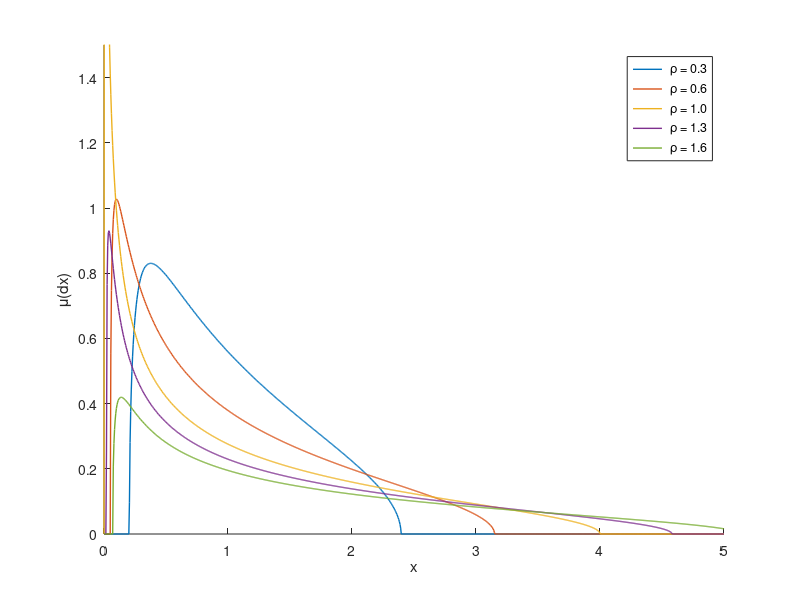
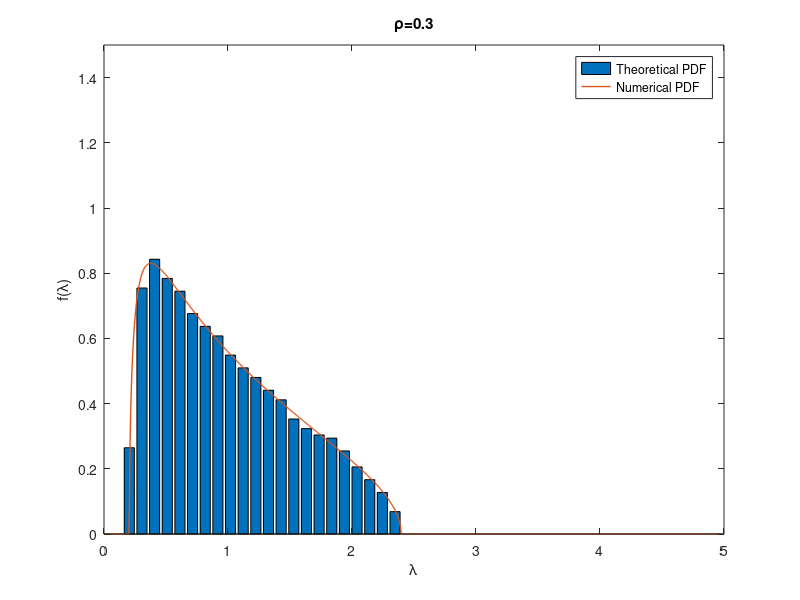

These charts were generated, in order, by the following MATLAB code:
clc, clear

ft = @(x, rho) (sqrt(max(0, x-(1 - sqrt(rho))^2).*max(0, (1 + sqrt(rho))^2-x))./ (2 * pi * rho * x + eps));
%% Theoretical pdf
rhos = [0.3, 0.6, 1.0, 1.3, 1.6];
figure;
hold on;
for rho = rhos
    x = linspace(0, 5, 1000);
    F = ft(x, rho);
    plot(x, F, 'LineWidth', 1, 'DisplayName', sprintf(" \\rho = %.1f", rho));
end
xlim([0, 5]); ylim([0, 1.5]);
xlabel('x'); ylabel('\mu(dx)');
legend
hold off;

%% Emperical pdf
rho = 0.3;
n = 1000;
m = ceil(n/rho);
X = randn(m, n);
S = X' * X / m;
[g, z] = hist(eig(S), linspace(0, 5, 50));
figure;
bar(z, g/trapz(z, g), 'DisplayName', 'Theoretical PDF');
hold on
x = linspace(0, 5, 1000);
plot(x, ft(x, rho), 'LineWidth', 1, 'DisplayName', 'Numerical PDF');
xlim([0, 5]); ylim([0, 1.5]);
xlabel('\lambda'); ylabel('f(\lambda)');
title('\rho=0.3')
legend
hold off;
